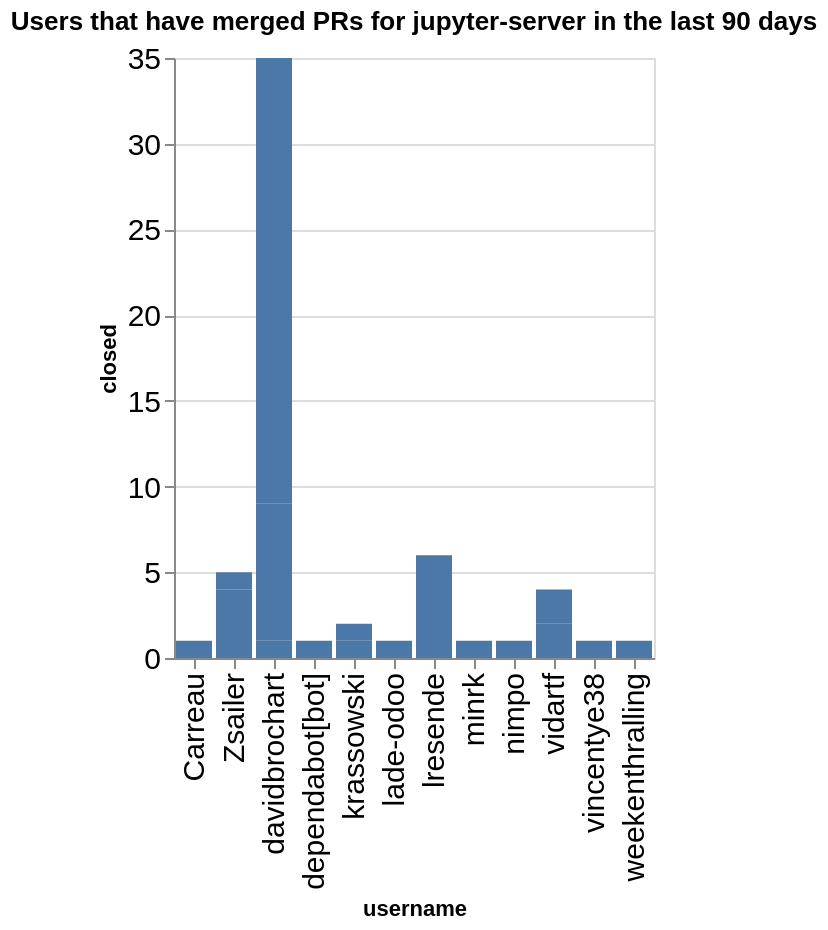

Notebook cell for this chart:
### Code cell
charts = []
title = f"Users that have merged PRs for {github_org} in the last {n_days} days"
ch = alt.Chart(data=closed_by_repo.replace(np.nan, 0), title=title).mark_bar().encode(
    x='username',
    y='closed',
)
ch

### Figure 1 — Vega-Lite specification as saved in the notebook (floating-point values rounded to 4 significant figures)
{"config": {"axisLeft": {"labelFontSize": 15}, "axisBottom": {"labelFontSize": 15}}, "data": {"name": "data-7ff203ac1114e4ca9629465554918263"}, "mark": {"type": "bar"}, "encoding": {"x": {"field": "username", "type": "nominal"}, "y": {"field": "closed", "type": "quantitative"}}, "title": "Users that have merged PRs for jupyter-server in the last 90 days", "$schema": "https://vega.github.io/schema/vega-lite/v5.20.1.json", "datasets": {"data-7ff203ac1114e4ca9629465554918263": [{"name": "enterprise_gateway", "username": "lresende", "closed": 6}, {"name": "enterprise_gateway", "username": "weekenthralling", "closed": 1}, {"name": "fps", "username": "davidbrochart", "closed": 1}, {"name": "jupyter-resource-usage", "username": "krassowski", "closed": 1}, {"name": "jupyter-resource-usage", "username": "nimpo", "closed": 1}, {"name": "jupyter_server", "username": "Zsailer", "closed": 4}, {"name": "jupyter_server", "username": "dependabot[bot]", "closed": 1}, {"name": "jupyter_server", "username": "lade-odoo", "closed": 1}, {"name": "jupyter_server", "username": "minrk", "closed": 1}, {"name": "jupyter_server", "username": "vidartf", "closed": 2}, {"name": "jupyter_server", "username": "vincentye38", "closed": 1}, {"name": "jupyter_server_terminals", "username": "Zsailer", "closed": 1}, {"name": "jupyter_ydoc", "username": "davidbrochart", "closed": 8}, {"name": "jupyter_ydoc", "username": "krassowski", "closed": 1}, {"name": "jupyverse", "username": "davidbrochart", "closed": 26}, {"name": "pytest-jupyter", "username": "Carreau", "closed": 1}, {"name": "team-compass", "username": "vidartf", "closed": 2}]}}
